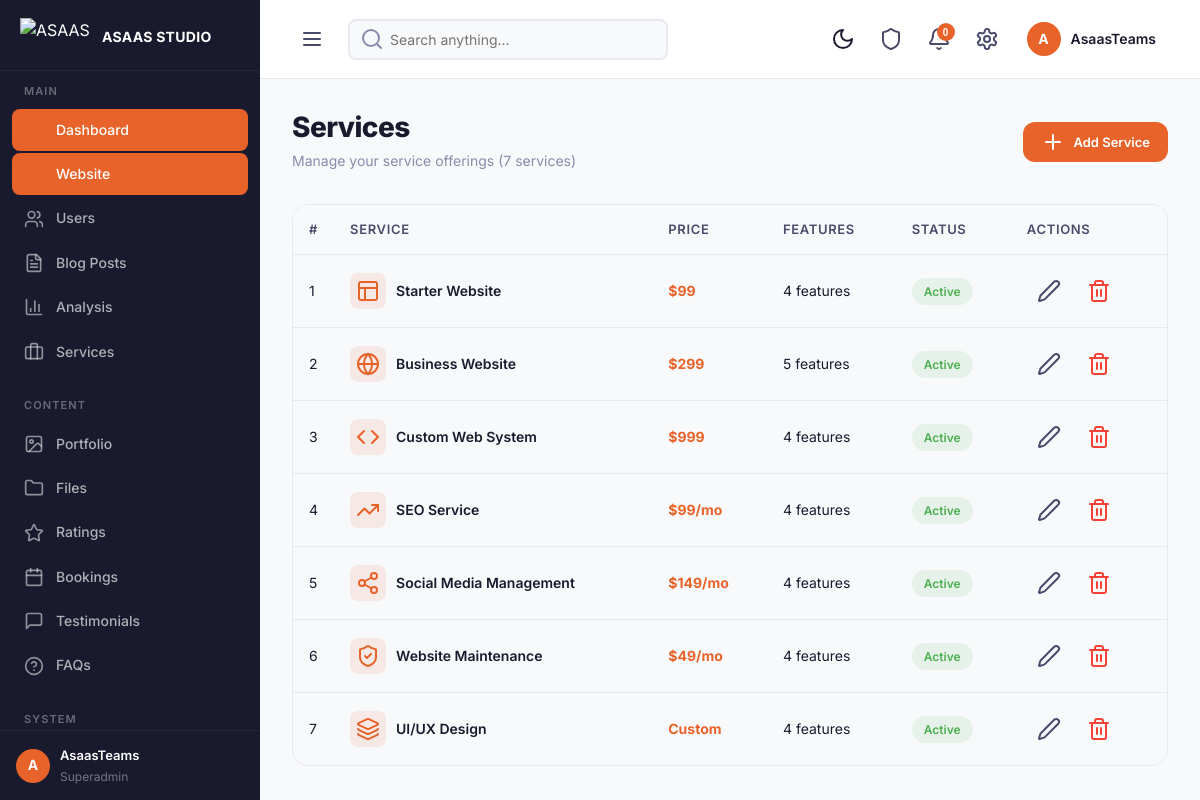
Screenshot of /admin/services.php (signed in) with the database file from the repository.
### tables this page shows
CREATE TABLE services (
    id INT PRIMARY KEY AUTO_INCREMENT,
    title VARCHAR(255) NOT NULL,
    slug VARCHAR(255) NOT NULL UNIQUE,
    description TEXT DEFAULT NULL,
    content LONGTEXT DEFAULT NULL,
    icon VARCHAR(50) DEFAULT NULL,
    image VARCHAR(500) DEFAULT NULL,
    price VARCHAR(50) DEFAULT NULL,
    features JSON DEFAULT NULL,
    is_active TINYINT(1) DEFAULT 1,
    sort_order INT DEFAULT 0,
    created_at TIMESTAMP DEFAULT CURRENT_TIMESTAMP,
    updated_at TIMESTAMP DEFAULT CURRENT_TIMESTAMP ON UPDATE CURRENT_TIMESTAMP,
    INDEX idx_slug (slug),
    INDEX idx_active (is_active)
);

### admin/services.php (the view, shortened to what this page needs)
<?php require_once __DIR__ . '/../config/functions.php'; startSession(); requireAdmin(); $pageTitle = 'Services'; require __DIR__ . '/../includes/admin-header.php';
$db = Database::getInstance()->getConnection();
$services = $db->query("SELECT * FROM services ORDER BY sort_order ASC, created_at DESC")->fetchAll();
?>
<div class="page-header fade-in-up">
    <div>
        <h1 class="page-title">Services</h1>
        <p class="page-subtitle">Manage your service offerings (<?= count($services) ?> services)</p>
    </div>
    <div class="page-actions">
        <button class="btn btn-primary btn-sm" onclick="openModal('newServiceModal')"><i data-lucide="plus" size="16"></i> Add Service</button>
    </div>
</div>
<div class="table-container reveal">
    <table class="table">
        <thead><tr><th style="width:40px">#</th><th>Service</th><th>Price</th><th>Features</th><th>Status</th><th>Actions</th></tr></thead>
        <tbody>
            <?php if (empty($services)): ?>
            <tr><td colspan="6" style="text-align:center;padding:40px;color:var(--text-muted)">No services yet. Click "Add Service" to create your first service.</td></tr>
            <?php else: foreach ($services as $s): ?>
                <tr>
                    <td><?= $s['sort_order'] ?></td>
                    <td>
                        <div style="display:flex;align-items:center;gap:10px">
                            <div style="width:36px;height:36px;border-radius:var(--radius-sm);background:var(--primary-alpha);display:flex;align-items:center;justify-content:center;color:var(--primary)"><i data-lucide="<?= htmlspecialchars($s['icon'] ?: 'briefcase') ?>" size="18"></i></div>
                            <span style="font-weight:600"><?= htmlspecialchars($s['title']) ?></span>
                        </div>
                    </td>
                    <td><span style="font-weight:700;color:var(--primary)"><?= htmlspecialchars($s['price'] ?? '-') ?></span></td>
                    <td><?= $s['features'] ? count(json_decode($s['features'], true) ?: []) . ' features' : '-' ?></td>
                    <td><span class="badge badge-<?= $s['is_active'] ? 'success' : 'error' ?>"><?= $s['is_active'] ? 'Active' : 'Inactive' ?></span></td>
                    <td>
                        <div style="display:flex;gap:6px">
                            <button class="btn btn-ghost btn-icon btn-sm" onclick="editService(<?= htmlspecialchars(json_encode($s)) ?>)"><i data-lucide="edit-2" size="14"></i></button>
                            <form method="POST" style="display:inline" onsubmit="return confirm('Are you sure you want to delete this service?')">
                                <button type="submit" name="delete_service" class="btn btn-ghost btn-icon btn-sm" style="color:#F44336"><i data-lucide="trash-2" size="14"></i></button>
                            </form>
                        </div>
                    </td>
                </tr>
            <?php endforeach; endif; ?>
        </tbody>
    </table>
</div>
</body></html>

### assets/css/main.css (style rules this page uses)
:root { --primary: #E8632A; --primary-dark: #d4551f; --primary-light: #f07840; --primary-alpha: rgba(232, 99, 42, 0.1); --primary-alpha-2: rgba(232, 99, 42, 0.2); --bg-white: #ffffff; --bg-light: #f8f9fb; --bg-gray: #f1f3f5; --bg-dark: #1a1a2e; --bg-darker: #0f0f1a; --text-primary: #1a1a2e; --text-secondary: #4a4a6a; --text-muted: #8a8aaa; --text-light: #b0b0c8; --text-white: #ffffff; --border: #e8e8f0; --border-dark: #d0d0e0; --shadow-sm: 0 2px 8px rgba(0,0,0,0.06); --shadow-md: 0 4px 20px rgba(0,0,0,0.08); --shadow-lg: 0 8px 40px rgba(0,0,0,0.12); --shadow-xl: 0 16px 60px rgba(0,0,0,0.15); --radius-sm: 8px; --radius-md: 12px; --radius-lg: 16px; --radius-xl: 24px; --font-family: 'Inter', -apple-system, BlinkMacSystemFont, sans-serif; --transition: 0.3s ease; --max-width: 1200px; --header-height: 80px; --sidebar-width: 260px; --sidebar-collapsed: 72px; }
*, *::before, *::after { margin: 0; padding: 0; box-sizing: border-box; }
html { scroll-behavior: smooth; -webkit-font-smoothing: antialiased; -moz-osx-font-smoothing: grayscale; }
body { font-family: var(--font-family); font-size: 16px; line-height: 1.6; color: var(--text-primary); background: var(--bg-white); overflow-x: hidden; }
h1, h2, h3, h4, h5, h6 { font-weight: 700; line-height: 1.2; color: var(--text-primary); }
h1 { font-size: clamp(2.5rem, 5vw, 4.5rem); letter-spacing: -0.02em; }
p { color: var(--text-secondary); line-height: 1.7; }
.btn { display: inline-flex; align-items: center; gap: 8px; padding: 12px 28px; border: none; border-radius: var(--radius-md); font-family: var(--font-family); font-size: 15px; font-weight: 600; cursor: pointer; transition: all var(--transition); text-decoration: none; line-height: 1.4; position: relative; overflow: hidden; }
.btn-primary { background: var(--primary); color: white; }
.btn-ghost { background: transparent; color: var(--text-secondary); }
.btn-sm { padding: 8px 18px; font-size: 13px; }
.btn-icon { width: 44px; height: 44px; padding: 0; display: flex; align-items: center; justify-content: center; border-radius: var(--radius-sm); }
.badge { display: inline-flex; align-items: center; padding: 4px 12px; border-radius: 50px; font-size: 12px; font-weight: 600; gap: 4px; }
.badge-success { background: rgba(76, 175, 80, 0.1); color: #4CAF50; }
.table-container { overflow-x: auto; border-radius: var(--radius-lg); border: 1px solid var(--border); }
.table { width: 100%; border-collapse: collapse; }
.table th { background: var(--bg-light); padding: 14px 16px; text-align: left; font-size: 13px; font-weight: 600; color: var(--text-secondary); text-transform: uppercase; letter-spacing: 0.05em; border-bottom: 1px solid var(--border); }
.table td { padding: 14px 16px; font-size: 14px; color: var(--text-primary); border-bottom: 1px solid var(--border); }
.table tr:last-child td { border-bottom: none; }

### assets/css/admin.css (style rules this page uses)
.page-header { display: flex; align-items: center; justify-content: space-between; margin-bottom: 32px; }
.page-title { font-size: 28px; font-weight: 800; }
.page-subtitle { font-size: 14px; color: var(--text-muted); margin-top: 4px; }
.page-actions { display: flex; gap: 12px; }

### assets/css/animations.css (style rules this page uses)
.fade-in-up { opacity: 0; transform: translateY(40px); animation: fadeInUp 0.8s ease forwards; }
.btn { position: relative; overflow: hidden; transition: all 0.3s ease; }
.btn::after { content: ''; position: absolute; top: 50%; left: 50%; width: 0; height: 0; border-radius: 50%; background: rgba(255,255,255,0.2); transition: width 0.6s ease, height 0.6s ease, top 0.6s ease, left 0.6s ease; }
.reveal { opacity: 0; transform: translateY(40px); transition: opacity 0.8s ease, transform 0.8s ease; }
.reveal.visible { opacity: 1; transform: translateY(0); }

### includes/admin-header.php (style rules this page uses)
:root { --bg-dark: #1a1a2e; --bg-white: #ffffff; --bg-light: #f8f9fb; --bg-gray: #f0f1f5; --border: #e8e8f0; --border-dark: #d0d0e0; --text-primary: #1a1a2e; --text-secondary: #4a4a6a; --text-muted: #8a8aaa; --shadow-sm: 0 2px 8px rgba(0,0,0,0.06); --shadow-md: 0 4px 20px rgba(0,0,0,0.08); --shadow-lg: 0 8px 40px rgba(0,0,0,0.12); --transition: 0.3s ease; }
body { transition: background .3s ease, color .3s ease }

### rows the page displays
services: sort_order "1", title "Starter Website", price "$99", features "4", is_active "Active"
services: sort_order "2", title "Business Website", price "$299", features "5", is_active "Active"
services: sort_order "3", title "Custom Web System", price "$999", features "4", is_active "Active"
services: sort_order "4", title "SEO Service", price "$99/mo", features "4", is_active "Active"
services: sort_order "5", title "Social Media Management", price "$149/mo", features "4", is_active "Active"
services: sort_order "6", title "Website Maintenance", price "$49/mo", features "4", is_active "Active"
services: sort_order "7", title "UI/UX Design", price "Custom", features "4", is_active "Active"

### other values shown
APP_NAME "ASAAS STUDIO"
$adminAvatarLetter "A"
getCurrentUserName() "AsaasTeams"
getCurrentUserRole() "Superadmin"
getUnreadNotificationCount(getCurrentUserId()) "0"
getCurrentUserName()[0] "A"
count($services) "7"
